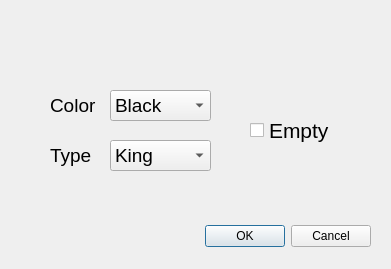
<?xml version="1.0" encoding="UTF-8"?>
<ui version="4.0">
 <class>ChessSquareDialog</class>
 <widget class="QDialog" name="ChessSquareDialog">
  <property name="geometry">
   <rect>
    <x>0</x>
    <y>0</y>
    <width>391</width>
    <height>269</height>
   </rect>
  </property>
  <property name="windowTitle">
   <string>Dialog</string>
  </property>
  <widget class="QDialogButtonBox" name="buttonBox">
   <property name="geometry">
    <rect>
     <x>30</x>
     <y>220</y>
     <width>341</width>
     <height>32</height>
    </rect>
   </property>
   <property name="orientation">
    <enum>Qt::Horizontal</enum>
   </property>
   <property name="standardButtons">
    <set>QDialogButtonBox::Cancel|QDialogButtonBox::Ok</set>
   </property>
  </widget>
  <widget class="QLabel" name="label">
   <property name="geometry">
    <rect>
     <x>50</x>
     <y>90</y>
     <width>61</width>
     <height>31</height>
    </rect>
   </property>
   <property name="font">
    <font>
     <pointsize>14</pointsize>
    </font>
   </property>
   <property name="text">
    <string>Color</string>
   </property>
  </widget>
  <widget class="QComboBox" name="comboBoxType">
   <property name="geometry">
    <rect>
     <x>110</x>
     <y>140</y>
     <width>101</width>
     <height>31</height>
    </rect>
   </property>
   <property name="font">
    <font>
     <pointsize>14</pointsize>
    </font>
   </property>
   <item>
    <property name="text">
     <string>King</string>
    </property>
   </item>
   <item>
    <property name="text">
     <string>Knight</string>
    </property>
   </item>
   <item>
    <property name="text">
     <string>Rook</string>
    </property>
   </item>
   <item>
    <property name="text">
     <string>Bishop</string>
    </property>
   </item>
   <item>
    <property name="text">
     <string>Queen</string>
    </property>
   </item>
   <item>
    <property name="text">
     <string>Pawn</string>
    </property>
   </item>
  </widget>
  <widget class="QLabel" name="label_2">
   <property name="geometry">
    <rect>
     <x>50</x>
     <y>140</y>
     <width>51</width>
     <height>31</height>
    </rect>
   </property>
   <property name="font">
    <font>
     <pointsize>14</pointsize>
    </font>
   </property>
   <property name="text">
    <string>Type</string>
   </property>
  </widget>
  <widget class="QComboBox" name="comboBoxColor">
   <property name="geometry">
    <rect>
     <x>110</x>
     <y>90</y>
     <width>101</width>
     <height>31</height>
    </rect>
   </property>
   <property name="font">
    <font>
     <pointsize>14</pointsize>
    </font>
   </property>
   <item>
    <property name="text">
     <string>Black</string>
    </property>
   </item>
   <item>
    <property name="text">
     <string>White</string>
    </property>
   </item>
  </widget>
  <widget class="QCheckBox" name="checkBoxEmpty">
   <property name="geometry">
    <rect>
     <x>250</x>
     <y>110</y>
     <width>91</width>
     <height>41</height>
    </rect>
   </property>
   <property name="font">
    <font>
     <pointsize>16</pointsize>
    </font>
   </property>
   <property name="text">
    <string>Empty</string>
   </property>
  </widget>
 </widget>
 <resources/>
 <connections>
  <connection>
   <sender>buttonBox</sender>
   <signal>accepted()</signal>
   <receiver>ChessSquareDialog</receiver>
   <slot>accept()</slot>
   <hints>
    <hint type="sourcelabel">
     <x>248</x>
     <y>254</y>
    </hint>
    <hint type="destinationlabel">
     <x>157</x>
     <y>274</y>
    </hint>
   </hints>
  </connection>
  <connection>
   <sender>buttonBox</sender>
   <signal>rejected()</signal>
   <receiver>ChessSquareDialog</receiver>
   <slot>reject()</slot>
   <hints>
    <hint type="sourcelabel">
     <x>316</x>
     <y>260</y>
    </hint>
    <hint type="destinationlabel">
     <x>286</x>
     <y>274</y>
    </hint>
   </hints>
  </connection>
 </connections>
</ui>
